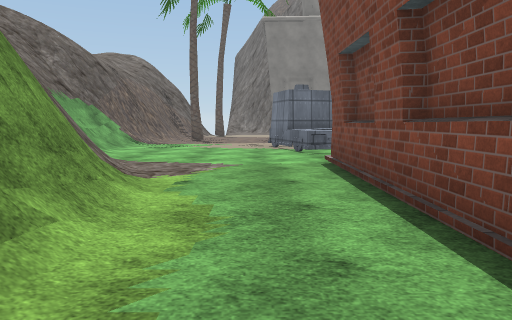
view 1 (above)

24 first-person views from a walk through a scene from a Unity 3-D project. The camera is 1.4 m above the floor, tilts 6° down and sees 70° across. The floor is counted in squares, 2 m on a side. Each view is taken from the middle of a square. On the plan, view 1 faces up. The plan holds only what a view shows up to about 11 squares ahead; the rest is blank. The place goes on beyond the plan. Door leaves are left out, so doorways stand open. Some surface patterns are stand-ins.

view 2
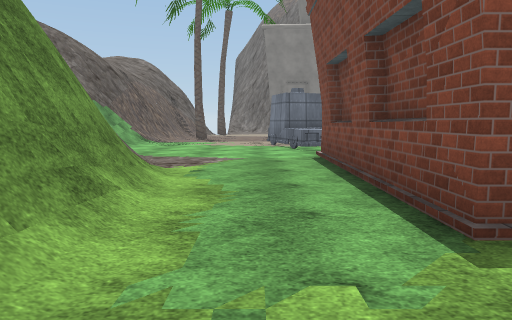

view 3
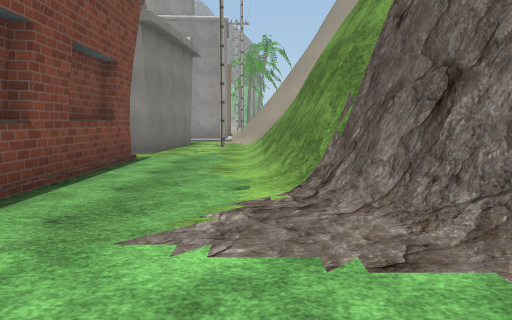

view 4
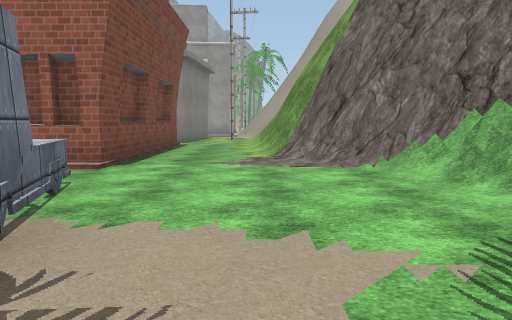

view 5
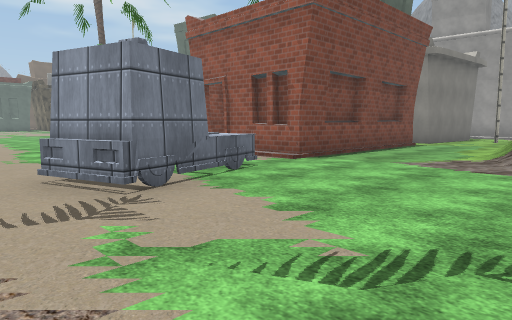

view 6
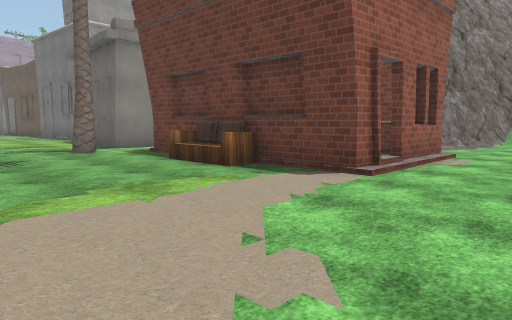

view 7
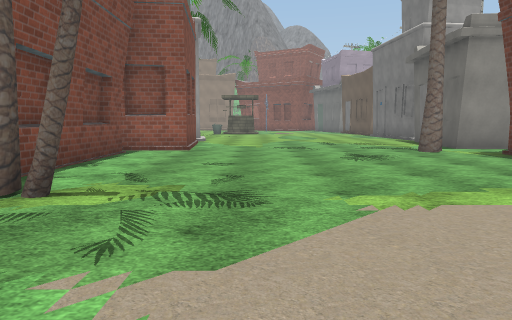

view 8
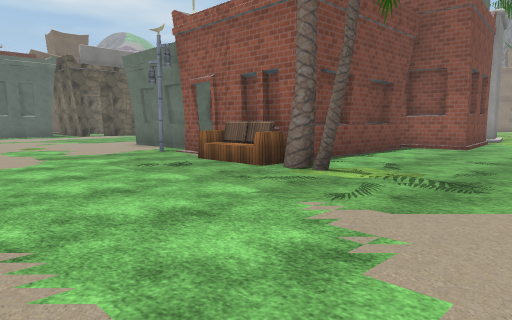

view 9
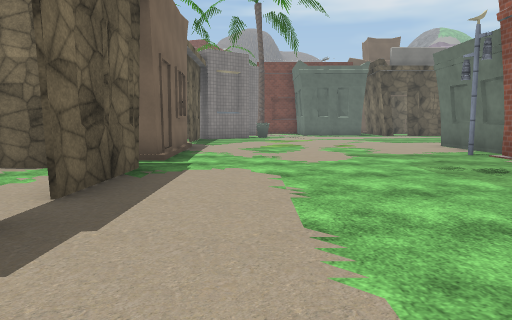

view 10
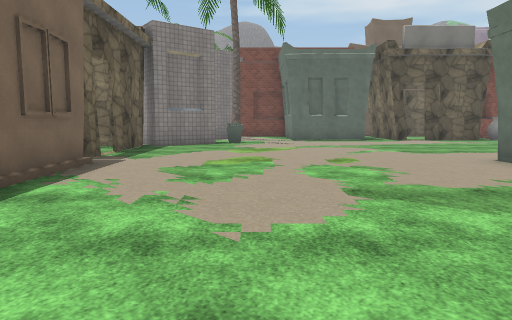

view 11
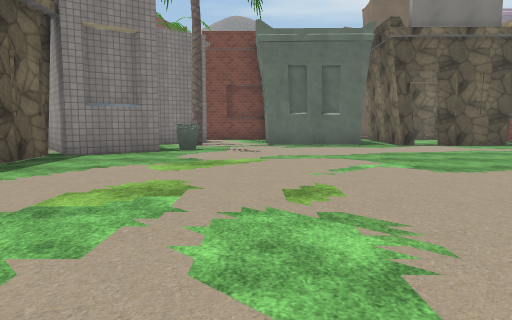

view 12
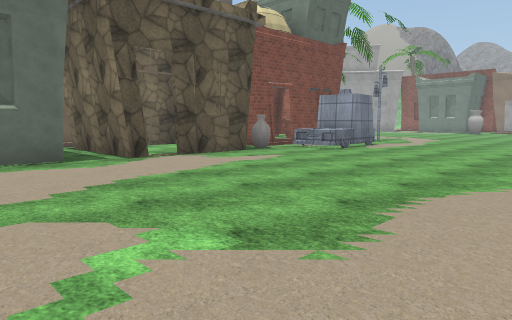

view 13
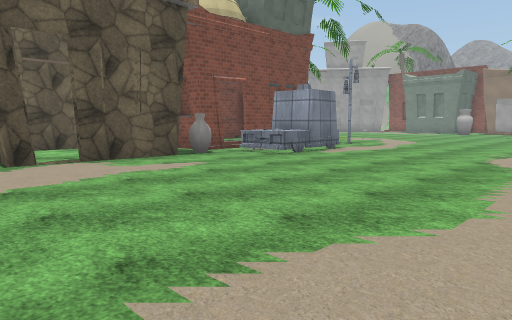

view 14
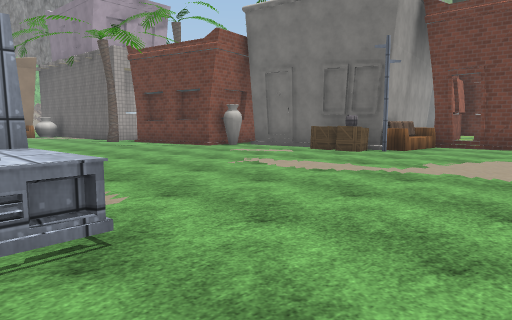

view 15
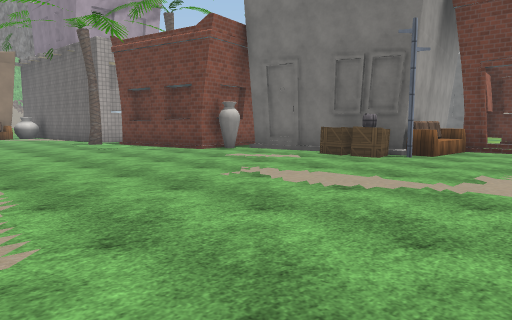

view 16
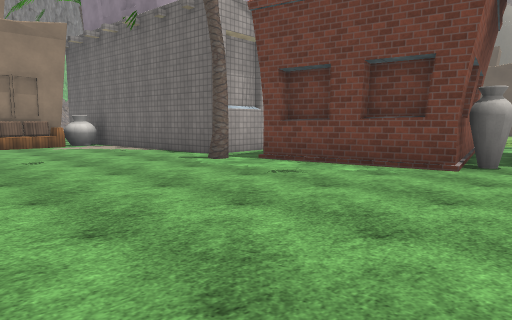

view 17
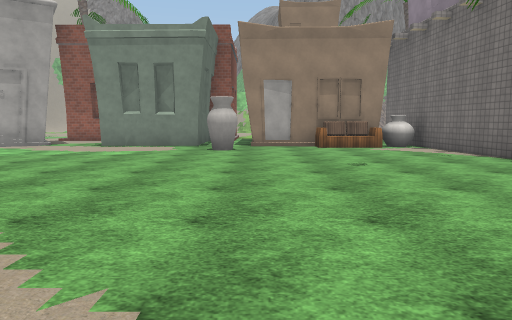

view 18
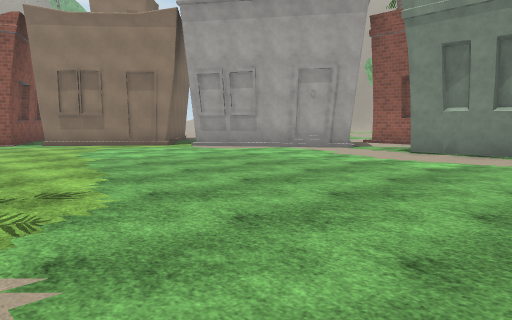

view 19
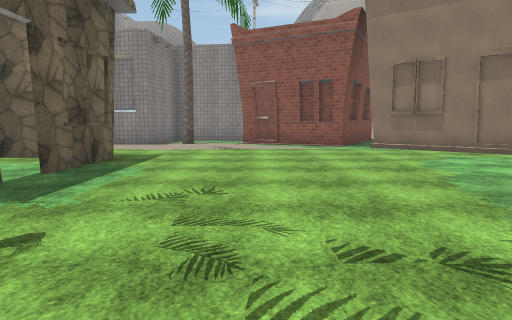

view 20
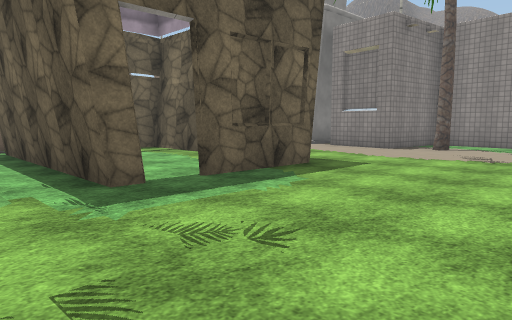

view 21
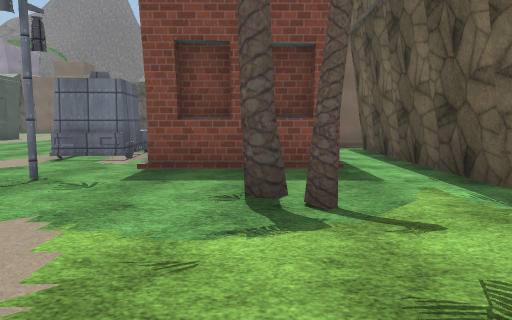

view 22
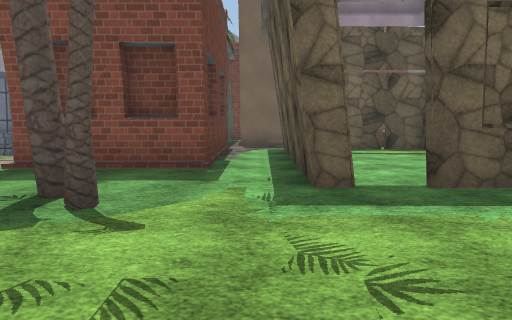

view 23
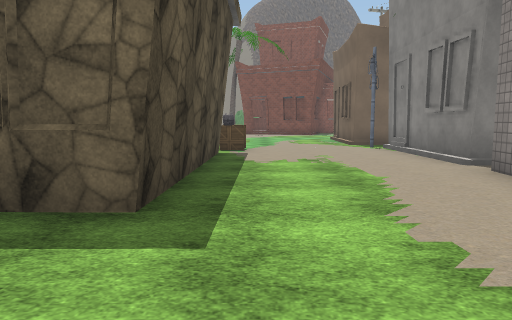

view 24
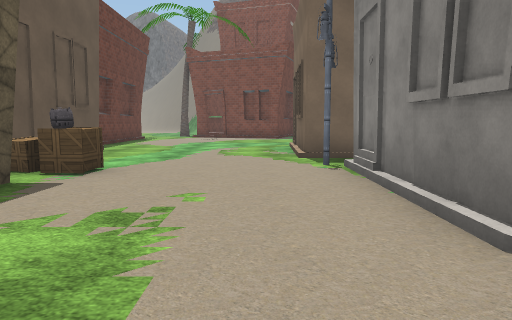

### Floor plan
Key: @ floor where view 1 was taken; # wall or solid block; . floor; / step, stairs or slope; D open door; = window, fence, low wall or low ledge; H house; A vase; B box; O other object.
Columns run from 4 left of view 1 to 39 right of it. Each row starts with its distance up from view 1.
 12  ....          DD###H####D###
 11 #....O....    ..............##
 10 #....# ......................O.#
  9 #....OO   ......................
  8 #/...OO.........................
  7 #/.....#D......................O
  6 ##/..#####......#OO............#     #......
  5  ##..####O.......##DDO.........#      .....#
  4  ##..####O.......#  #   .......#####  #....#
  3   #..####O.......#      .......D..##  #....H
  2   ##.#####.......#      .......#..#   #....#
  1   ##.## ##.......#       ......#  #H###....O
  0    #@.#####.....##    .........A. ...  B...H
 -1    #.##  #......#  #.........OODD##.####....
 -2    =##   .......#  D.........OOOD##.#..#....
 -3      #   ...    #  #OOO.......#O# #.#..#....
 -4       HHH        #####B........####.#..#....
 -5                      #........O    .#..#....
 -6                      ##....... .....DD##....
 -7                       #A...... ..#..........
 -8                    H####....................
 -9                        ##..................D
-10                        ##..................D
-11                         #..................#
-12                        .#.................H#
-13                       ###................###
-14                         #...............##
-15                         #...............#
-16                         #.....A.......###
-17                         #AOO....O...###
-18                         #A###H.#  .H#

Positions as (right, up) in squares from view 1, and headings:
1: (0, 0), facing up
2: (0, -1), facing up
3: (-1, 8), facing down
4: (-1, 12), facing down
5: (-3, 12), facing down-right
6: (9, 9), facing down-left
7: (10, 9), facing down
8: (9, 10), facing down-right
9: (9, 10), facing right
10: (13, 9), facing right
11: (16, 8), facing right
12: (20, 7), facing down-right
13: (20, 5), facing down-right
14: (26, 1), facing down-left
15: (25, 0), facing down-left
16: (25, -6), facing down-left
17: (25, -7), facing down
18: (26, -9), facing down-right
19: (28, -9), facing right
20: (30, -10), facing up-right
21: (29, -10), facing up
22: (31, -10), facing up
23: (36, -9), facing up
24: (38, -5), facing up
